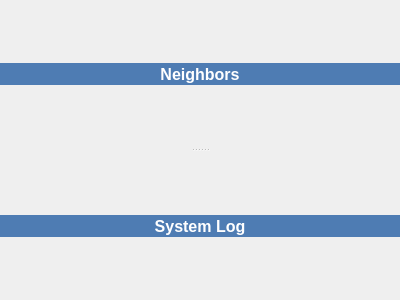
<?xml version="1.0" encoding="UTF-8"?>
<ui version="4.0">
 <class>WidgetActivity</class>
 <widget class="QWidget" name="WidgetActivity">
  <property name="geometry">
   <rect>
    <x>0</x>
    <y>0</y>
    <width>400</width>
    <height>300</height>
   </rect>
  </property>
  <property name="windowTitle">
   <string>Activity</string>
  </property>
  <property name="windowIcon">
   <iconset resource="Resource.qrc">
    <normaloff>:/Resource/Generic/Globe.png</normaloff>:/Resource/Generic/Globe.png</iconset>
  </property>
  <layout class="QVBoxLayout" name="verticalLayout">
   <property name="spacing">
    <number>0</number>
   </property>
   <property name="margin">
    <number>0</number>
   </property>
   <item>
    <widget class="QSplitter" name="splitter">
     <property name="orientation">
      <enum>Qt::Vertical</enum>
     </property>
     <widget class="QFrame" name="frame">
      <property name="frameShape">
       <enum>QFrame::NoFrame</enum>
      </property>
      <property name="frameShadow">
       <enum>QFrame::Raised</enum>
      </property>
      <layout class="QVBoxLayout" name="verticalLayout_4">
       <property name="spacing">
        <number>0</number>
       </property>
       <property name="margin">
        <number>0</number>
       </property>
       <item>
        <widget class="QToolButton" name="toolButtonNeighborsHeader">
         <property name="sizePolicy">
          <sizepolicy hsizetype="Expanding" vsizetype="Fixed">
           <horstretch>0</horstretch>
           <verstretch>0</verstretch>
          </sizepolicy>
         </property>
         <property name="styleSheet">
          <string notr="true">QToolButton {
	background-color: rgb(78, 124, 179);
	color: rgb(255, 255, 255);
	border: none;
	font-size: 16px;
	font-weight: bold;
}
</string>
         </property>
         <property name="text">
          <string>Neighbors</string>
         </property>
         <property name="icon">
          <iconset resource="Resource.qrc">
           <normaloff>:/Resource/Network/Network.png</normaloff>:/Resource/Network/Network.png</iconset>
         </property>
         <property name="iconSize">
          <size>
           <width>20</width>
           <height>20</height>
          </size>
         </property>
         <property name="toolButtonStyle">
          <enum>Qt::ToolButtonTextBesideIcon</enum>
         </property>
        </widget>
       </item>
       <item>
        <layout class="QVBoxLayout" name="verticalLayoutDownloads"/>
       </item>
      </layout>
     </widget>
     <widget class="QFrame" name="frame_2">
      <property name="frameShape">
       <enum>QFrame::NoFrame</enum>
      </property>
      <property name="frameShadow">
       <enum>QFrame::Raised</enum>
      </property>
      <layout class="QVBoxLayout" name="verticalLayout_5">
       <property name="spacing">
        <number>0</number>
       </property>
       <property name="margin">
        <number>0</number>
       </property>
       <item>
        <widget class="QToolButton" name="toolButtonSystemLogHeader">
         <property name="sizePolicy">
          <sizepolicy hsizetype="Expanding" vsizetype="Fixed">
           <horstretch>0</horstretch>
           <verstretch>0</verstretch>
          </sizepolicy>
         </property>
         <property name="styleSheet">
          <string notr="true">QToolButton {
	background-color: rgb(78, 124, 179);
	color: rgb(255, 255, 255);
	border: none;
	font-size: 16px;
	font-weight: bold;
}
</string>
         </property>
         <property name="text">
          <string>System Log</string>
         </property>
         <property name="icon">
          <iconset resource="Resource.qrc">
           <normaloff>:/Resource/Network/PacketDump.png</normaloff>:/Resource/Network/PacketDump.png</iconset>
         </property>
         <property name="iconSize">
          <size>
           <width>20</width>
           <height>20</height>
          </size>
         </property>
         <property name="checkable">
          <bool>false</bool>
         </property>
         <property name="checked">
          <bool>false</bool>
         </property>
         <property name="toolButtonStyle">
          <enum>Qt::ToolButtonTextBesideIcon</enum>
         </property>
        </widget>
       </item>
       <item>
        <layout class="QVBoxLayout" name="verticalLayoutUploads"/>
       </item>
      </layout>
     </widget>
    </widget>
   </item>
  </layout>
 </widget>
 <resources>
  <include location="Resource.qrc"/>
 </resources>
 <connections/>
</ui>
